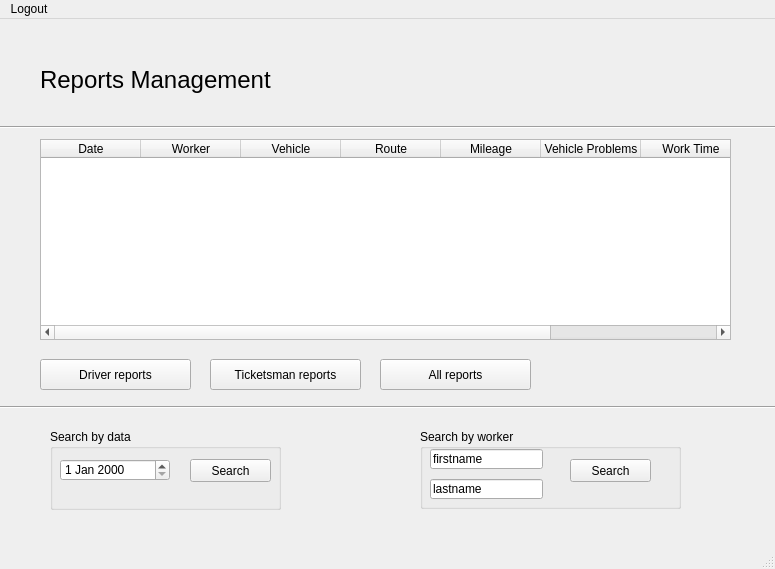
<?xml version="1.0" encoding="UTF-8"?>
<ui version="4.0">
 <class>MainWindow</class>
 <widget class="QMainWindow" name="MainWindow">
  <property name="geometry">
   <rect>
    <x>0</x>
    <y>0</y>
    <width>775</width>
    <height>569</height>
   </rect>
  </property>
  <property name="windowTitle">
   <string>MainWindow</string>
  </property>
  <widget class="QWidget" name="centralwidget">
   <widget class="Line" name="line">
    <property name="geometry">
     <rect>
      <x>-10</x>
      <y>100</y>
      <width>811</width>
      <height>16</height>
     </rect>
    </property>
    <property name="orientation">
     <enum>Qt::Horizontal</enum>
    </property>
   </widget>
   <widget class="QLabel" name="label_2">
    <property name="geometry">
     <rect>
      <x>40</x>
      <y>40</y>
      <width>281</width>
      <height>41</height>
     </rect>
    </property>
    <property name="font">
     <font>
      <pointsize>18</pointsize>
     </font>
    </property>
    <property name="text">
     <string>Reports Management</string>
    </property>
   </widget>
   <widget class="QLabel" name="label">
    <property name="geometry">
     <rect>
      <x>610</x>
      <y>10</y>
      <width>121</width>
      <height>91</height>
     </rect>
    </property>
    <property name="text">
     <string/>
    </property>
    <property name="pixmap">
     <pixmap>logos/bus1.png</pixmap>
    </property>
    <property name="scaledContents">
     <bool>true</bool>
    </property>
   </widget>
   <widget class="Line" name="line_2">
    <property name="geometry">
     <rect>
      <x>0</x>
      <y>380</y>
      <width>781</width>
      <height>16</height>
     </rect>
    </property>
    <property name="orientation">
     <enum>Qt::Horizontal</enum>
    </property>
   </widget>
   <widget class="QPushButton" name="button_load_all_driv">
    <property name="geometry">
     <rect>
      <x>40</x>
      <y>340</y>
      <width>151</width>
      <height>31</height>
     </rect>
    </property>
    <property name="text">
     <string>Driver reports</string>
    </property>
   </widget>
   <widget class="QPushButton" name="button_load_all_tick">
    <property name="geometry">
     <rect>
      <x>210</x>
      <y>340</y>
      <width>151</width>
      <height>31</height>
     </rect>
    </property>
    <property name="text">
     <string>Ticketsman reports</string>
    </property>
   </widget>
   <widget class="QPushButton" name="button_loadall">
    <property name="geometry">
     <rect>
      <x>380</x>
      <y>340</y>
      <width>151</width>
      <height>31</height>
     </rect>
    </property>
    <property name="text">
     <string>All reports</string>
    </property>
   </widget>
   <widget class="QGroupBox" name="groupBox">
    <property name="geometry">
     <rect>
      <x>50</x>
      <y>410</y>
      <width>231</width>
      <height>81</height>
     </rect>
    </property>
    <property name="title">
     <string>Search by data</string>
    </property>
    <widget class="QDateEdit" name="data_search">
     <property name="geometry">
      <rect>
       <x>10</x>
       <y>30</y>
       <width>110</width>
       <height>22</height>
      </rect>
     </property>
    </widget>
    <widget class="QPushButton" name="button_search_by_data">
     <property name="geometry">
      <rect>
       <x>140</x>
       <y>30</y>
       <width>81</width>
       <height>23</height>
      </rect>
     </property>
     <property name="text">
      <string>Search</string>
     </property>
    </widget>
    <widget class="QGroupBox" name="groupBox_3">
     <property name="geometry">
      <rect>
       <x>300</x>
       <y>0</y>
       <width>261</width>
       <height>80</height>
      </rect>
     </property>
     <property name="title">
      <string>Search by worker</string>
     </property>
     <widget class="QLineEdit" name="lineEdit_3">
      <property name="geometry">
       <rect>
        <x>10</x>
        <y>20</y>
        <width>113</width>
        <height>20</height>
       </rect>
      </property>
      <property name="text">
       <string>firstname</string>
      </property>
     </widget>
     <widget class="QLineEdit" name="lineEdit_4">
      <property name="geometry">
       <rect>
        <x>10</x>
        <y>50</y>
        <width>113</width>
        <height>20</height>
       </rect>
      </property>
      <property name="text">
       <string>lastname</string>
      </property>
     </widget>
    </widget>
   </widget>
   <widget class="QGroupBox" name="groupBox_2">
    <property name="geometry">
     <rect>
      <x>420</x>
      <y>410</y>
      <width>261</width>
      <height>80</height>
     </rect>
    </property>
    <property name="title">
     <string>Search by worker</string>
    </property>
    <widget class="QLineEdit" name="line_firstname">
     <property name="geometry">
      <rect>
       <x>10</x>
       <y>20</y>
       <width>113</width>
       <height>20</height>
      </rect>
     </property>
     <property name="text">
      <string>firstname</string>
     </property>
    </widget>
    <widget class="QLineEdit" name="line_lastname">
     <property name="geometry">
      <rect>
       <x>10</x>
       <y>50</y>
       <width>113</width>
       <height>20</height>
      </rect>
     </property>
     <property name="text">
      <string>lastname</string>
     </property>
    </widget>
    <widget class="QPushButton" name="button_search_by_name">
     <property name="geometry">
      <rect>
       <x>150</x>
       <y>30</y>
       <width>81</width>
       <height>23</height>
      </rect>
     </property>
     <property name="text">
      <string>Search</string>
     </property>
    </widget>
   </widget>
   <widget class="QTableWidget" name="table_reports">
    <property name="geometry">
     <rect>
      <x>40</x>
      <y>120</y>
      <width>691</width>
      <height>201</height>
     </rect>
    </property>
    <column>
     <property name="text">
      <string>Date</string>
     </property>
    </column>
    <column>
     <property name="text">
      <string>Worker</string>
     </property>
    </column>
    <column>
     <property name="text">
      <string>Vehicle</string>
     </property>
    </column>
    <column>
     <property name="text">
      <string>Route</string>
     </property>
    </column>
    <column>
     <property name="text">
      <string>Mileage</string>
     </property>
    </column>
    <column>
     <property name="text">
      <string>Vehicle Problems</string>
     </property>
    </column>
    <column>
     <property name="text">
      <string>Work Time</string>
     </property>
    </column>
    <column>
     <property name="text">
      <string>Registred Money</string>
     </property>
    </column>
   </widget>
  </widget>
  <widget class="QMenuBar" name="menubar">
   <property name="geometry">
    <rect>
     <x>0</x>
     <y>0</y>
     <width>775</width>
     <height>21</height>
    </rect>
   </property>
   <widget class="QMenu" name="menuLogout">
    <property name="title">
     <string>Logout</string>
    </property>
    <addaction name="action_back_to_menu"/>
    <addaction name="actionlogout"/>
   </widget>
   <addaction name="menuLogout"/>
  </widget>
  <widget class="QStatusBar" name="statusbar"/>
  <action name="actionlogout">
   <property name="text">
    <string>logout</string>
   </property>
  </action>
  <action name="action_back_to_menu">
   <property name="text">
    <string>Back to menu</string>
   </property>
  </action>
 </widget>
 <resources/>
 <connections/>
</ui>
